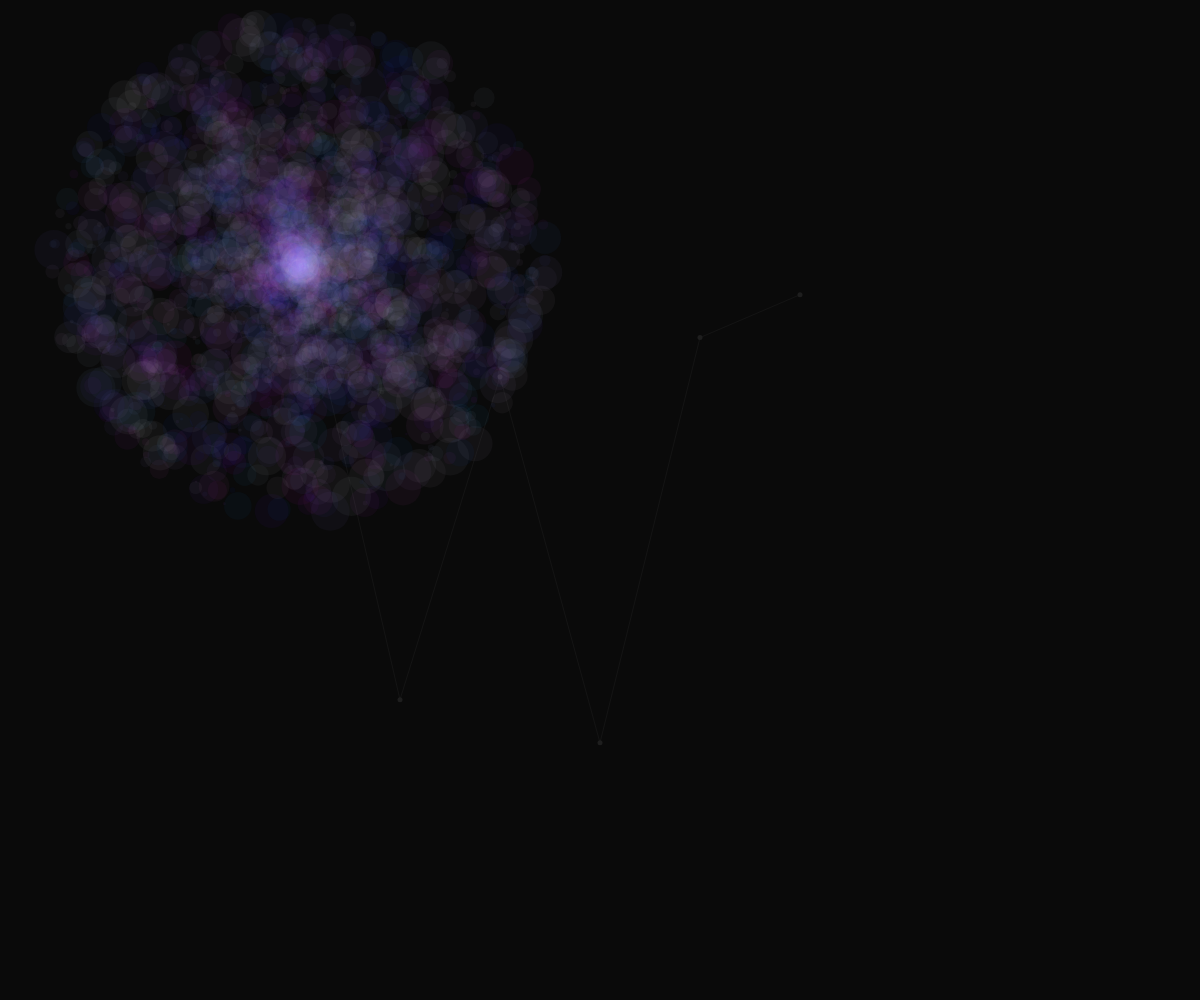
Frame 1 (no input)
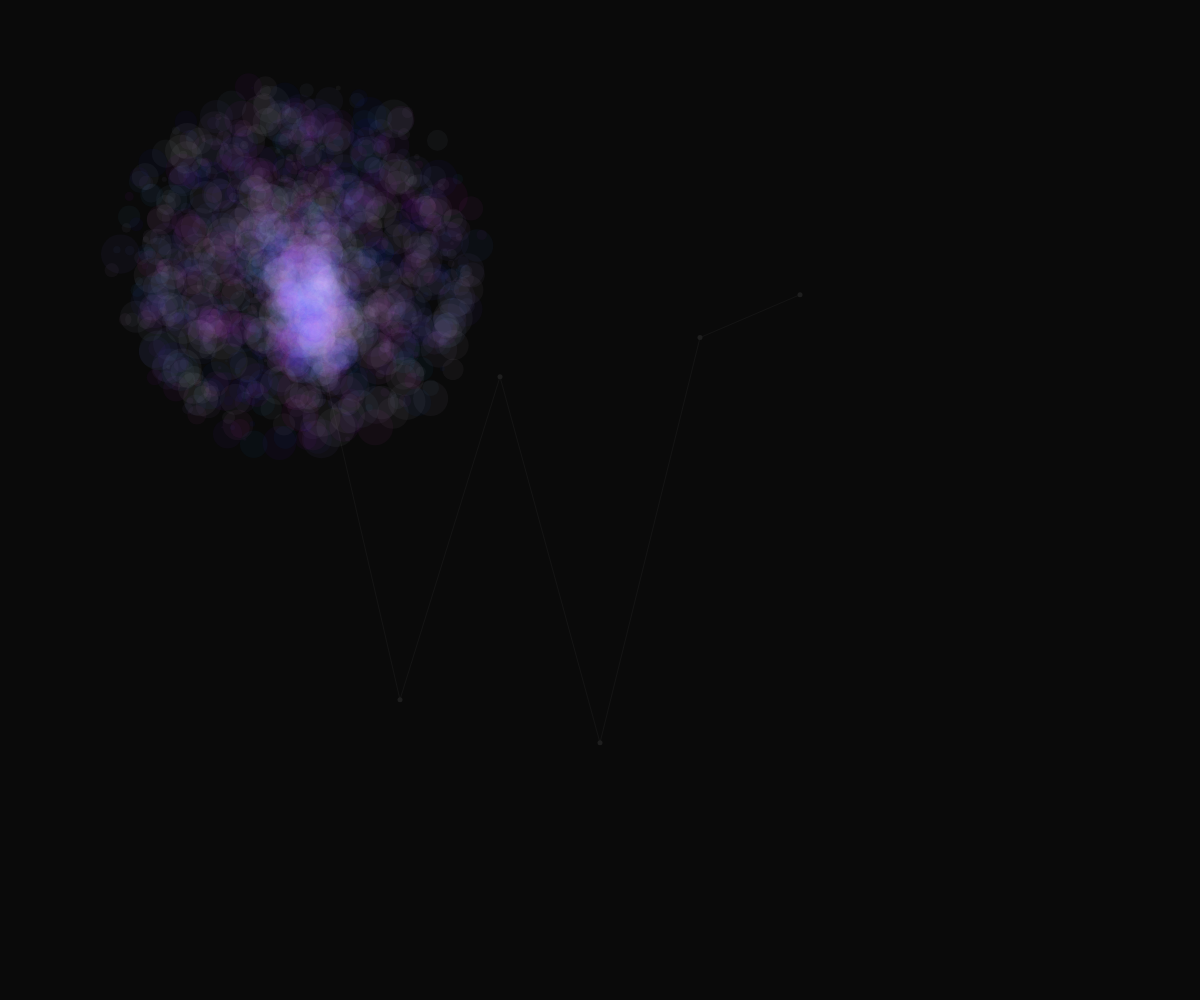
Frame 60 (no input)
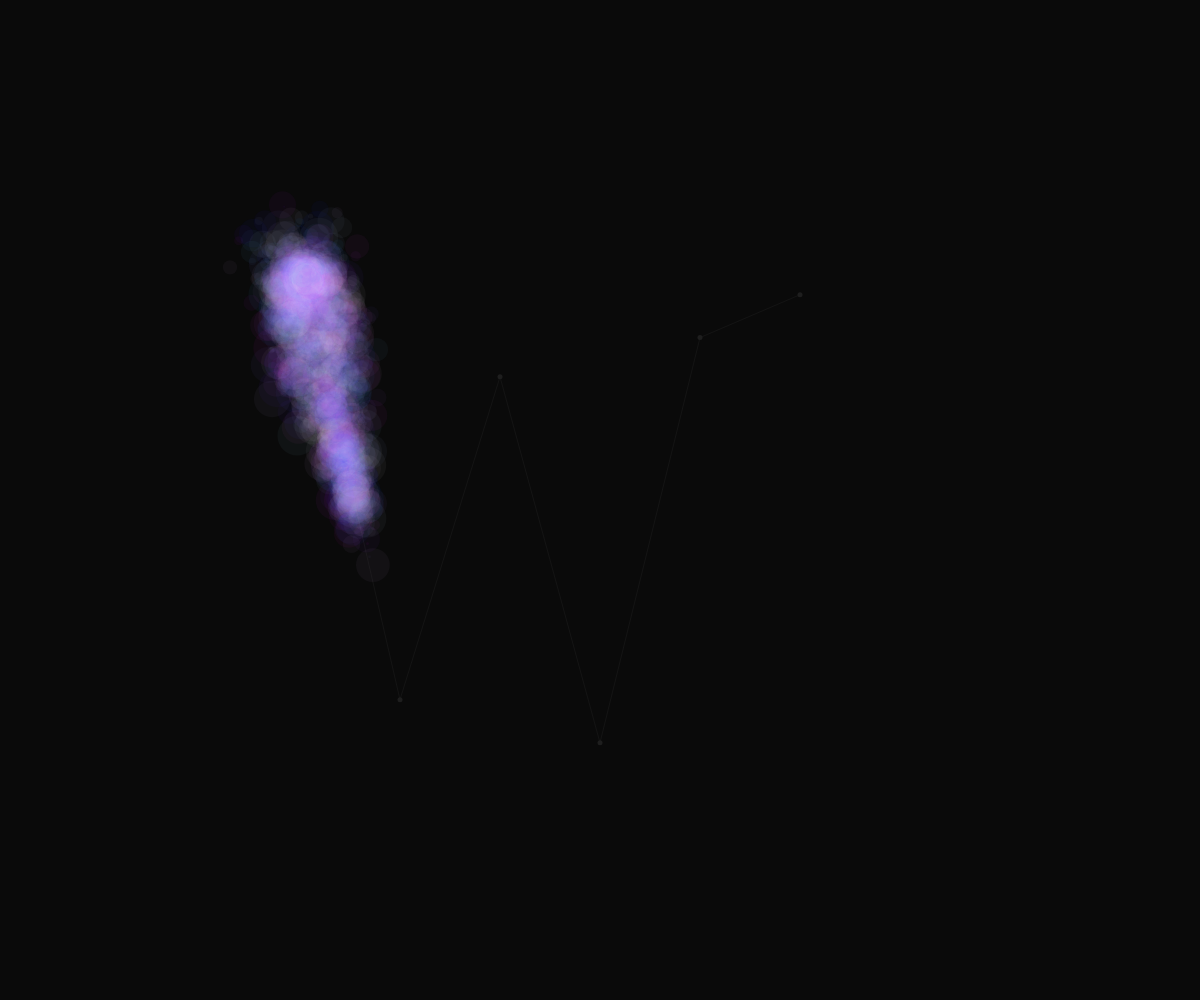
Frame 120 (the mouse pressed at the canvas centre since frame 60)

The p5.js sketch that drew these frames (run headless with seeded random() and noise() and a simulated clock; from frame 60 on, the mouse is pressed at the canvas centre):

// p5.js sketch
// ── sketch.js
/*
Steering path following

Particles follow a path by seeking out its vertices one by one.

Controls:
	- Click to reset to new values.

Author:
  Jason Labbe

Site:
  jasonlabbe3d.com
*/

var mainPath;
var bobs = [];
var globalHue;


function setup() {
	createCanvas(windowWidth, windowHeight);
	
	colorMode(HSB, 255);
	
	reset();
}


function reset() {
	globalHue = random(255);
	
	mainPath = new Path();
	
	bobs.splice(0, bobs.length);
	
	for (let i = 0; i < 2000; i++) {
		let rot = p5.Vector.random2D();
		rot.mult(random(250));
		
		let x = mainPath.vertices[0].x + rot.x;
		let y = mainPath.vertices[0].y + rot.y;
		
		bobs.push(new Bob(x, y, mainPath));
	}
}


function mouseClicked() {
	reset();
}


function draw() {
	background(10);
	
	for (let i = 0; i < mainPath.vertices.length; i++) {
		let v = mainPath.vertices[i];
		
		if (i < mainPath.vertices.length - 1) {
			let v2 = mainPath.vertices[i + 1];
			stroke(30);
			strokeWeight(0.5);
			line(v.x, v.y, v2.x, v2.y);
		}
		
		stroke(30);
		strokeWeight(5);
		point(v.x, v.y);
	}
	
	for (let i = 0; i < bobs.length; i++) {
		let b = bobs[i];
		b.move();
		
		stroke(b.hue, b.bright, 255, 10);
		strokeWeight(b.mass);
		point(b.pos.x, b.pos.y);
	}
}
// ── bob.js
function Bob(x, y, path) {
  
  this.pos = new p5.Vector(x, y);
  this.vel = new p5.Vector(0, 0);
  this.acc = new p5.Vector(0, 0);
	this.path = path;
	this.direction = 1;
  this.vertIndex = 0;
	this.variance = random(0.9, 1.1);
  this.drag = random(0.98, 0.99);
	this.hue = (globalHue + random(-40, 40)) % 255;
	this.bright = random(255);
	this.mass = random(40);
	
  this.move = function() {
		// If its velocity didn't exceed the threshold then seek its target.
		let target = this.path.vertices[this.vertIndex];
		let targetDist = dist(this.pos.x, this.pos.y, target.x, target.y);

		let proximityMult = 1;

		// Slow it down the closer it gets to its target.
		let distThresh = 50;
		if (targetDist < distThresh) {
			//proximityMult = targetDist / distThresh;
			
			if ((this.direction == 1 && this.vertIndex == this.path.vertices.length - 1) || 
				  (this.direction == -1 && this.vertIndex == 0)) {
				this.direction *= -1;
			}
			this.vertIndex += this.direction;
		}

		// Add some friction so it can eventually settle.
		this.vel.mult(this.drag);

		// Seek its target.
		if (targetDist > 1) {
			let steer = new p5.Vector(target.x, target.y);
			steer.sub(this.pos);
			steer.normalize();
			steer.mult(0.05 * this.variance * proximityMult);
			this.acc.add(steer);
		}

		// Move it.
		this.vel.add(this.acc);
		this.pos.add(this.vel);
		this.acc.mult(0);
	}
	
}
// ── path.js
function Path() {
	
	this.vertices = [];
	
	let count = 6;
	for (let i = 0; i < count; i++) {
		let x = map(i, 0, count, width / 4, width - width / 4);
		let y = random(100, height - 100);
		this.vertices.push(new p5.Vector(x, y))
	}
	
}
